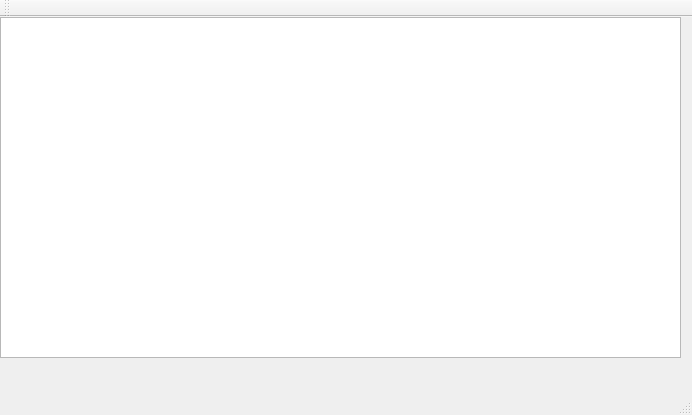
<?xml version="1.0" encoding="UTF-8"?>
<ui version="4.0">
 <class>MainWindow</class>
 <widget class="QMainWindow" name="MainWindow">
  <property name="geometry">
   <rect>
    <x>0</x>
    <y>0</y>
    <width>692</width>
    <height>415</height>
   </rect>
  </property>
  <property name="windowTitle">
   <string>MainWindow</string>
  </property>
  <widget class="QWidget" name="centralWidget">
   <widget class="QGraphicsView" name="graphicsView">
    <property name="geometry">
     <rect>
      <x>0</x>
      <y>0</y>
      <width>681</width>
      <height>341</height>
     </rect>
    </property>
   </widget>
  </widget>
  <widget class="QMenuBar" name="menuBar">
   <property name="geometry">
    <rect>
     <x>0</x>
     <y>0</y>
     <width>692</width>
     <height>26</height>
    </rect>
   </property>
  </widget>
  <widget class="QToolBar" name="mainToolBar">
   <attribute name="toolBarArea">
    <enum>TopToolBarArea</enum>
   </attribute>
   <attribute name="toolBarBreak">
    <bool>false</bool>
   </attribute>
  </widget>
  <widget class="QStatusBar" name="statusBar"/>
 </widget>
 <layoutdefault spacing="6" margin="11"/>
 <resources/>
 <connections/>
</ui>
